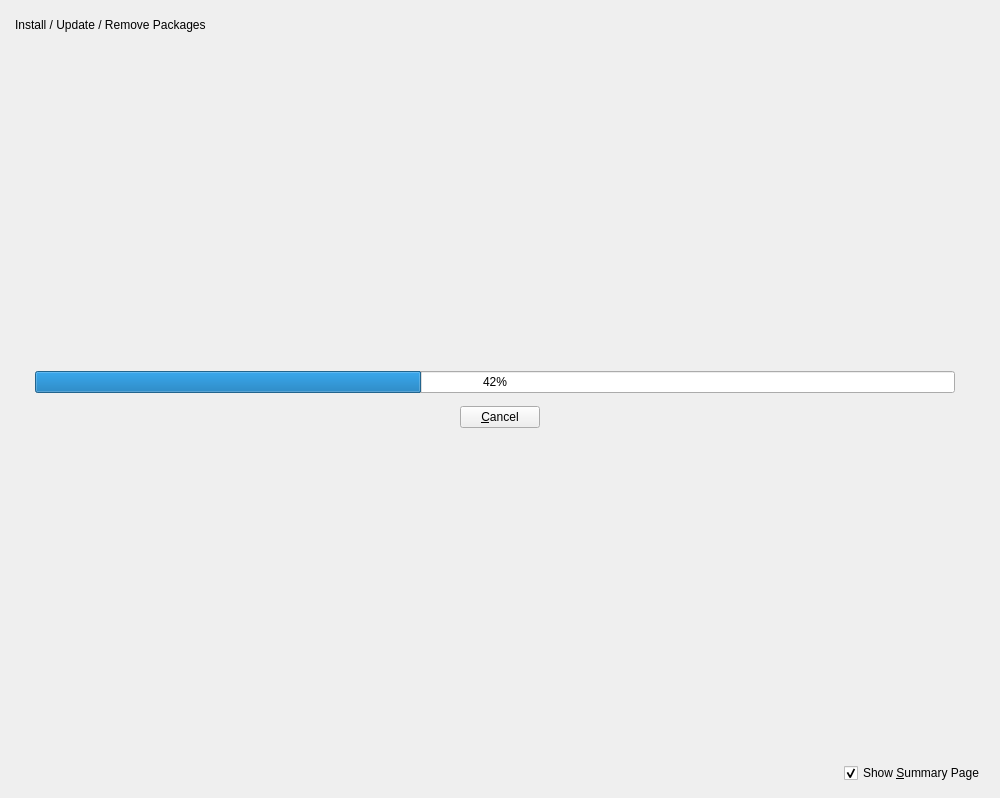
<?xml version="1.0" encoding="UTF-8"?>
<ui version="4.0">
 <class>PkgCommitPage</class>
 <widget class="QWidget" name="PkgCommitPage">
  <property name="geometry">
   <rect>
    <x>0</x>
    <y>0</y>
    <width>1000</width>
    <height>798</height>
   </rect>
  </property>
  <property name="windowTitle">
   <string>Form</string>
  </property>
  <layout class="QVBoxLayout" name="verticalLayout">
   <property name="spacing">
    <number>13</number>
   </property>
   <property name="leftMargin">
    <number>15</number>
   </property>
   <property name="topMargin">
    <number>15</number>
   </property>
   <property name="rightMargin">
    <number>15</number>
   </property>
   <property name="bottomMargin">
    <number>15</number>
   </property>
   <item>
    <layout class="QHBoxLayout" name="topHBox">
     <item>
      <widget class="QLabel" name="headingLabel">
       <property name="text">
        <string>Install / Update / Remove Packages</string>
       </property>
      </widget>
     </item>
     <item>
      <spacer name="detailsButtonHSpacer">
       <property name="orientation">
        <enum>Qt::Horizontal</enum>
       </property>
       <property name="sizeHint" stdset="0">
        <size>
         <width>588</width>
         <height>20</height>
        </size>
       </property>
      </spacer>
     </item>
    </layout>
   </item>
   <item>
    <spacer name="progressTopVSpacer">
     <property name="orientation">
      <enum>Qt::Vertical</enum>
     </property>
     <property name="sizeType">
      <enum>QSizePolicy::MinimumExpanding</enum>
     </property>
     <property name="sizeHint" stdset="0">
      <size>
       <width>20</width>
       <height>299</height>
      </size>
     </property>
    </spacer>
   </item>
   <item>
    <layout class="QHBoxLayout" name="horizontalLayout">
     <item>
      <spacer name="progressLeftHSpacer">
       <property name="orientation">
        <enum>Qt::Horizontal</enum>
       </property>
       <property name="sizeType">
        <enum>QSizePolicy::Fixed</enum>
       </property>
       <property name="sizeHint" stdset="0">
        <size>
         <width>20</width>
         <height>20</height>
        </size>
       </property>
      </spacer>
     </item>
     <item>
      <widget class="QProgressBar" name="progressBar">
       <property name="value">
        <number>42</number>
       </property>
      </widget>
     </item>
     <item>
      <spacer name="progressRightHSpacer">
       <property name="orientation">
        <enum>Qt::Horizontal</enum>
       </property>
       <property name="sizeType">
        <enum>QSizePolicy::Fixed</enum>
       </property>
       <property name="sizeHint" stdset="0">
        <size>
         <width>30</width>
         <height>20</height>
        </size>
       </property>
      </spacer>
     </item>
    </layout>
   </item>
   <item>
    <layout class="QHBoxLayout" name="cancelButtonHBox">
     <item>
      <spacer name="cancelButtonSpacerLeft">
       <property name="orientation">
        <enum>Qt::Horizontal</enum>
       </property>
       <property name="sizeHint" stdset="0">
        <size>
         <width>40</width>
         <height>20</height>
        </size>
       </property>
      </spacer>
     </item>
     <item>
      <widget class="QPushButton" name="cancelButton">
       <property name="text">
        <string>&amp;Cancel</string>
       </property>
      </widget>
     </item>
     <item>
      <spacer name="cancelButtonSpacerRight">
       <property name="orientation">
        <enum>Qt::Horizontal</enum>
       </property>
       <property name="sizeHint" stdset="0">
        <size>
         <width>40</width>
         <height>20</height>
        </size>
       </property>
      </spacer>
     </item>
    </layout>
   </item>
   <item>
    <spacer name="progressBottomVSpacer">
     <property name="orientation">
      <enum>Qt::Vertical</enum>
     </property>
     <property name="sizeType">
      <enum>QSizePolicy::MinimumExpanding</enum>
     </property>
     <property name="sizeHint" stdset="0">
      <size>
       <width>20</width>
       <height>298</height>
      </size>
     </property>
    </spacer>
   </item>
   <item>
    <layout class="QHBoxLayout" name="showSummaryHBox">
     <item>
      <spacer name="showSummaryHSpacer">
       <property name="orientation">
        <enum>Qt::Horizontal</enum>
       </property>
       <property name="sizeHint" stdset="0">
        <size>
         <width>288</width>
         <height>20</height>
        </size>
       </property>
      </spacer>
     </item>
     <item>
      <widget class="QCheckBox" name="showSummaryCheckBox">
       <property name="text">
        <string>Show &amp;Summary Page</string>
       </property>
       <property name="checked">
        <bool>true</bool>
       </property>
      </widget>
     </item>
    </layout>
   </item>
  </layout>
 </widget>
 <resources/>
 <connections/>
</ui>
